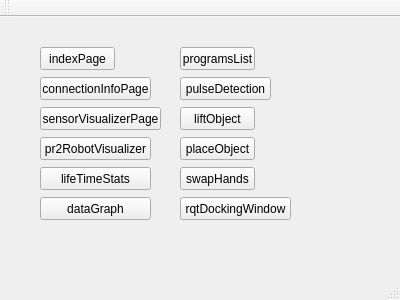
<?xml version="1.0" encoding="UTF-8"?>
<ui version="4.0">
 <class>MainWindow</class>
 <widget class="QMainWindow" name="MainWindow">
  <property name="geometry">
   <rect>
    <x>0</x>
    <y>0</y>
    <width>400</width>
    <height>300</height>
   </rect>
  </property>
  <property name="windowTitle">
   <string>MainWindow</string>
  </property>
  <widget class="QWidget" name="centralWidget">
   <widget class="QPushButton" name="IndexButton">
    <property name="geometry">
     <rect>
      <x>40</x>
      <y>30</y>
      <width>75</width>
      <height>23</height>
     </rect>
    </property>
    <property name="text">
     <string>indexPage</string>
    </property>
   </widget>
   <widget class="QPushButton" name="connectionButton">
    <property name="geometry">
     <rect>
      <x>40</x>
      <y>60</y>
      <width>111</width>
      <height>23</height>
     </rect>
    </property>
    <property name="text">
     <string>connectionInfoPage</string>
    </property>
   </widget>
   <widget class="QPushButton" name="sensorVisualizerButton">
    <property name="geometry">
     <rect>
      <x>40</x>
      <y>90</y>
      <width>121</width>
      <height>23</height>
     </rect>
    </property>
    <property name="text">
     <string>sensorVisualizerPage</string>
    </property>
   </widget>
   <widget class="QPushButton" name="pr2RobotVisualizerButton">
    <property name="geometry">
     <rect>
      <x>40</x>
      <y>120</y>
      <width>111</width>
      <height>23</height>
     </rect>
    </property>
    <property name="text">
     <string>pr2RobotVisualizer</string>
    </property>
   </widget>
   <widget class="QPushButton" name="lifeTimeStatsButton">
    <property name="geometry">
     <rect>
      <x>40</x>
      <y>150</y>
      <width>111</width>
      <height>23</height>
     </rect>
    </property>
    <property name="text">
     <string>lifeTimeStats</string>
    </property>
   </widget>
   <widget class="QPushButton" name="dataGraphButton">
    <property name="geometry">
     <rect>
      <x>40</x>
      <y>180</y>
      <width>111</width>
      <height>23</height>
     </rect>
    </property>
    <property name="text">
     <string>dataGraph</string>
    </property>
   </widget>
   <widget class="QPushButton" name="programsListButton">
    <property name="geometry">
     <rect>
      <x>180</x>
      <y>30</y>
      <width>75</width>
      <height>23</height>
     </rect>
    </property>
    <property name="text">
     <string>programsList</string>
    </property>
   </widget>
   <widget class="QPushButton" name="pulseDetectionButton">
    <property name="geometry">
     <rect>
      <x>180</x>
      <y>60</y>
      <width>91</width>
      <height>23</height>
     </rect>
    </property>
    <property name="text">
     <string>pulseDetection</string>
    </property>
   </widget>
   <widget class="QPushButton" name="liftObjectButton">
    <property name="geometry">
     <rect>
      <x>180</x>
      <y>90</y>
      <width>75</width>
      <height>23</height>
     </rect>
    </property>
    <property name="text">
     <string>liftObject</string>
    </property>
   </widget>
   <widget class="QPushButton" name="placeObjectButton">
    <property name="geometry">
     <rect>
      <x>180</x>
      <y>120</y>
      <width>75</width>
      <height>23</height>
     </rect>
    </property>
    <property name="text">
     <string>placeObject</string>
    </property>
   </widget>
   <widget class="QPushButton" name="swapHandsButton">
    <property name="geometry">
     <rect>
      <x>180</x>
      <y>150</y>
      <width>75</width>
      <height>23</height>
     </rect>
    </property>
    <property name="text">
     <string>swapHands</string>
    </property>
   </widget>
   <widget class="QPushButton" name="rqtDockingWindowButton">
    <property name="geometry">
     <rect>
      <x>180</x>
      <y>180</y>
      <width>111</width>
      <height>23</height>
     </rect>
    </property>
    <property name="text">
     <string>rqtDockingWindow</string>
    </property>
   </widget>
  </widget>
  <widget class="QMenuBar" name="menuBar">
   <property name="geometry">
    <rect>
     <x>0</x>
     <y>0</y>
     <width>400</width>
     <height>21</height>
    </rect>
   </property>
  </widget>
  <widget class="QToolBar" name="mainToolBar">
   <attribute name="toolBarArea">
    <enum>TopToolBarArea</enum>
   </attribute>
   <attribute name="toolBarBreak">
    <bool>false</bool>
   </attribute>
  </widget>
  <widget class="QStatusBar" name="statusBar"/>
 </widget>
 <layoutdefault spacing="6" margin="11"/>
 <resources/>
 <connections/>
</ui>
